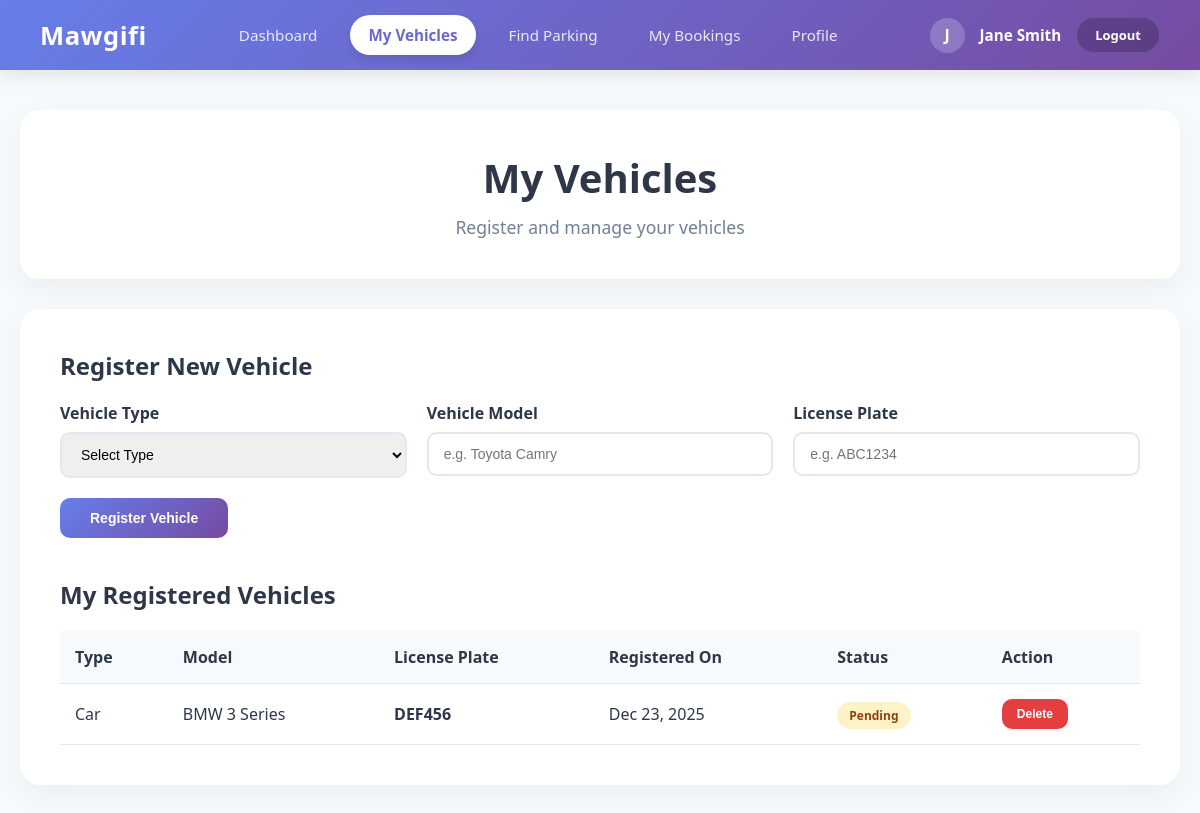
/Moudel1/Student.php?view=vehicles (signed in), run on the app's committed database.
### tables this page shows
CREATE TABLE Vehicle (
    vehicle_id INT AUTO_INCREMENT PRIMARY KEY,
    user_id INT NOT NULL,
    vehicle_type VARCHAR(50),
    vehicle_model VARCHAR(100),
    license_plate VARCHAR(20) NOT NULL,
    grant_document VARCHAR(255),
    created_at TIMESTAMP DEFAULT CURRENT_TIMESTAMP,
    approved_by INT,
    Approved_date DATETIME,
    status ENUM('pending', 'approved', 'rejected') DEFAULT 'pending',
    FOREIGN KEY (user_id) REFERENCES User(user_id) ON DELETE CASCADE ON UPDATE CASCADE
);

### Moudel1/Student.php (the view, shortened to what this page needs)
<?php
$user_id = $_SESSION['user_id'];
$username = $_SESSION['username'] ?? 'User';
$current_view = isset($_GET['view']) ? $_GET['view'] : 'dashboard';
$conn = getDBConnection();
$vehicles = [];
$stmt = $conn->prepare("SELECT vehicle_id, vehicle_type, vehicle_model, license_plate, created_at, approved_by, Approved_date, status FROM Vehicle WHERE user_id = ? ORDER BY created_at DESC");
$stmt->bind_param("i", $user_id);
$stmt->execute();
$result = $stmt->get_result();
while ($row = $result->fetch_assoc()) {
    $vehicles[] = $row;
}
?>
<!DOCTYPE html>
<html lang="en">
<head>
    <link rel="stylesheet" href="Student.css">
</head>
<body>
    <nav class="navbar">
        <div class="brand">Mawgifi</div>
        <div class="nav-links">
            <a href="Student.php?view=dashboard" <?php echo $current_view === 'dashboard' ? 'class="active"' : ''; ?>>Dashboard</a>
            <a href="Student.php?view=vehicles" <?php echo $current_view === 'vehicles' ? 'class="active"' : ''; ?>>My Vehicles</a>
            <a href="../modules/parking/index.php">Find Parking</a>
            <a href="../modules/booking/index.php">My Bookings</a>
            <a href="Student.php?view=profile" <?php echo $current_view === 'profile' ? 'class="active"' : ''; ?>>Profile</a>
        </div>
        <div class="user-profile">
            <div class="avatar-circle"><?php echo strtoupper(substr($username, 0, 1)); ?></div>
            <span class="user-name"><?php echo htmlspecialchars($username); ?></span>
            <a href="../logout.php" class="logout-btn">Logout</a>
        </div>
    </nav>
    <div class="container">
        <?php if ($current_view === 'dashboard'): ?>
        <div class="dashboard-welcome">
            <h2>Welcome Back, <?php echo htmlspecialchars($username); ?>!</h2>
            <p>Manage your parking experience with Mawgifi</p>
        </div>
        <div class="modules-grid">
            <a href="Student.php?view=vehicles" class="module-card m1">
                <div class="module-icon">🚗</div>
                <h3>My Vehicles</h3>
                <p>Register and manage your vehicles for parking access.</p>
            </a>
            <a href="../modules/parking/index.php" class="module-card m2">
                <div class="module-icon">🅿️</div>
                <h3>Find Parking</h3>
                <p>Search for available parking spaces near you.</p>
            </a>
            <a href="../modules/booking/index.php" class="module-card m3">
                <div class="module-icon">📅</div>
                <h3>My Bookings</h3>
                <p>View and manage your parking reservations.</p>
            </a>
        </div>
        <div class="stats-section">
            <div class="stat-card">
                <div class="stat-number"><?php echo count($vehicles); ?></div>
                <div class="stat-label">Registered Vehicles</div>
            </div>
            <div class="stat-card">
                <div class="stat-number"><?php
                    $approved = 0;
                    foreach ($vehicles as $v) {
                        if ($v['status'] === 'approved') $approved++;
                    }
                    echo $approved;
                ?></div>
                <div class="stat-label">Approved Vehicles</div>
            </div>
            <div class="stat-card">
                <div class="stat-number"><?php
                    $pending = 0;
                    foreach ($vehicles as $v) {
                        if ($v['status'] === 'pending') $pending++;
                    }
                    echo $pending;
                ?></div>
                <div class="stat-label">Pending Approval</div>
            </div>
        </div>
        <?php else: ?>
        <div class="module-header">
            <h1>My Vehicles</h1>
            <p>Register and manage your vehicles</p>
        </div>
        <div class="content-area">
            <div class="form-section">
                <h2>Register New Vehicle</h2>
                <form method="POST" action="">
                    <div class="form-row">
                        <div class="form-group">
                            <label for="vehicle_type">Vehicle Type</label>
                            <select id="vehicle_type" name="vehicle_type" required>
                                <option value="">Select Type</option>
                            </select>
                        </div>
                        <div class="form-group">
                            <label for="vehicle_model">Vehicle Model</label>
                            <input type="text" id="vehicle_model" name="vehicle_model" placeholder="e.g. Toyota Camry" required>
                        </div>
                        <div class="form-group">
                            <label for="license_plate">License Plate</label>
                            <input type="text" id="license_plate" name="license_plate" placeholder="e.g. ABC1234" required>
                        </div>
                    </div>
                    <button type="submit" name="add_vehicle" class="btn">Register Vehicle</button>
                </form>
            </div>
            <div class="vehicles-section">
                <h2>My Registered Vehicles</h2>
                <?php if (empty($vehicles)): ?>
                    <div class="no-vehicles">
                        <p>You haven't registered any vehicles yet.</p>
                    </div>
                <?php else: ?>
                    <table class="vehicles-table">
                        <thead>
                            <tr>
                                <th>Type</th>
                                <th>Model</th>
                                <th>License Plate</th>
                                <th>Registered On</th>
                                <th>Status</th>
                                <th>Action</th>
                            </tr>
                        </thead>
                        <tbody>
                            <?php foreach ($vehicles as $vehicle): ?>
                                <tr>
                                    <td><?php echo htmlspecialchars($vehicle['vehicle_type']); ?></td>
                                    <td><?php echo htmlspecialchars($vehicle['vehicle_model']); ?></td>
                                    <td><strong><?php echo htmlspecialchars($vehicle['license_plate']); ?></strong></td>
                                    <td><?php echo date('M d, Y', strtotime($vehicle['created_at'])); ?></td>
                                    <td>
                                        <?php if ($vehicle['status'] === 'approved'): ?>
                                            <span class="status-badge status-approved">Approved</span>
                                        <?php elseif ($vehicle['status'] === 'rejected'): ?>
                                            <span class="status-badge status-rejected">Rejected</span>
                                        <?php else: ?>
                                            <span class="status-badge status-pending">Pending</span>
                                        <?php endif; ?>
                                    </td>
                                    <td>
                                        <form method="POST" action="" style="display: inline;" onsubmit="return confirm('Are you sure you want to delete this vehicle?');">
                                            <button type="submit" name="delete_vehicle" class="btn btn-danger">Delete</button>
                                        </form>
                                    </td>
                                </tr>
                            <?php endforeach; ?>
                        </tbody>
                    </table>
                <?php endif; ?>
            </div>
        </div>
        <?php endif; ?>
    </div>
</body>
</html>

### Moudel1/Student.css (style rules this page uses)
:root { --primary-grad: linear-gradient(135deg, #667eea 0%, #764ba2 100%); --text-dark: #2d3748; --text-light: #718096; --bg-light: #f7fafc; }
* { margin: 0; padding: 0; box-sizing: border-box; }
body { font-family: 'Segoe UI', system-ui, sans-serif; background: var(--bg-light); color: var(--text-dark); }
.navbar { background: var(--primary-grad); color: white; padding: 15px 40px; display: flex; justify-content: space-between; align-items: center; box-shadow: 0 4px 20px rgba(0, 0, 0, 0.1); }
.navbar .brand { font-size: 1.6rem; font-weight: 800; letter-spacing: 0.5px; }
.nav-links { display: flex; gap: 15px; }
.nav-links a { color: rgba(255, 255, 255, 0.85); text-decoration: none; font-weight: 500; padding: 10px 18px; border-radius: 50px; transition: all 0.3s ease; font-size: 0.95rem; }
.nav-links a.active { background: white; color: #6a67ce; font-weight: 700; box-shadow: 0 4px 10px rgba(0, 0, 0, 0.1); }
.user-profile { display: flex; align-items: center; gap: 15px; }
.user-name { font-weight: 600; font-size: 0.95rem; }
.avatar-circle { width: 35px; height: 35px; background: rgba(255, 255, 255, 0.2); border-radius: 50%; display: flex; align-items: center; justify-content: center; font-weight: bold; }
.logout-btn { background: rgba(0, 0, 0, 0.2); color: white; border: 1px solid rgba(255, 255, 255, 0.1); padding: 8px 18px; border-radius: 20px; cursor: pointer; text-decoration: none; font-size: 13px; font-weight: 600; transition: all 0.3s; }
.container { max-width: 1200px; margin: 40px auto; padding: 0 20px; }
.module-header { background: white; padding: 40px; border-radius: 20px; box-shadow: 0 10px 30px rgba(0, 0, 0, 0.05); text-align: center; }
.module-header h1 { font-size: 2.5rem; margin-bottom: 10px; color: var(--text-dark); }
.module-header p { color: var(--text-light); font-size: 1.1rem; }
.content-area { margin-top: 30px; background: white; padding: 40px; border-radius: 20px; box-shadow: 0 10px 30px rgba(0, 0, 0, 0.05); }
.form-section { margin-bottom: 40px; }
.form-section h2 { font-size: 1.5rem; margin-bottom: 20px; color: var(--text-dark); }
.form-row { display: grid; grid-template-columns: repeat(auto-fit, minmax(200px, 1fr)); gap: 20px; margin-bottom: 20px; }
.form-group { display: flex; flex-direction: column; }
.form-group label { font-weight: 600; margin-bottom: 8px; color: var(--text-dark); }
.form-group input, .form-group select { padding: 12px 15px; border: 2px solid #e2e8f0; border-radius: 10px; font-size: 14px; transition: all 0.3s; }
.btn { padding: 12px 30px; background: var(--primary-grad); color: white; border: none; border-radius: 10px; font-size: 14px; font-weight: 600; cursor: pointer; transition: all 0.3s; }
.btn-danger { background: #e53e3e; padding: 8px 15px; font-size: 12px; }
.vehicles-section h2 { font-size: 1.5rem; margin-bottom: 20px; color: var(--text-dark); }
.vehicles-table { width: 100%; border-collapse: collapse; }
.vehicles-table th, .vehicles-table td { padding: 15px; text-align: left; border-bottom: 1px solid #e2e8f0; }
.vehicles-table th { background: var(--bg-light); font-weight: 600; color: var(--text-dark); }
.status-badge { padding: 5px 12px; border-radius: 20px; font-size: 12px; font-weight: 600; }
.status-pending { background: #fef3c7; color: #92400e; }

### data on the page
vehicle: vehicle_type "Car", vehicle_model "BMW 3 Series", license_plate "DEF456", created_at "Dec 23, 2025", status "Pending"

### other printed values
substr($username, 0, 1) "J"
$username "Jane Smith"
